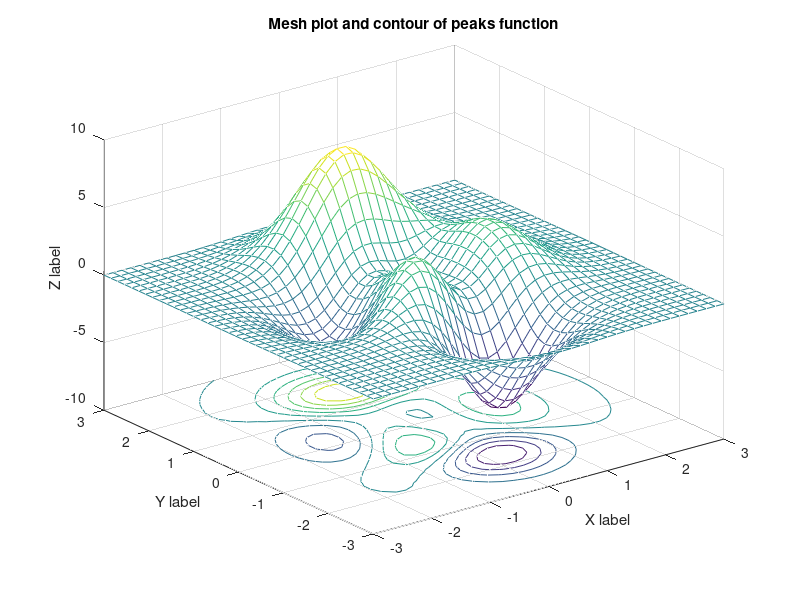

Here is the MATLAB script that generated this plot:
% Plotting a 3-D mesh surface with the contour in 2-D

close all                  % close all graphics windows

[x,y,z] = peaks(40);       % create the surface


meshc( x, y, z ),          % cousin of mesh plot!
   xlabel('X label'),
   ylabel('Y label'),
   zlabel('Z label'),
   grid on,
   title('Mesh plot and contour of peaks function'),
   hidden on                     % try hidden off!